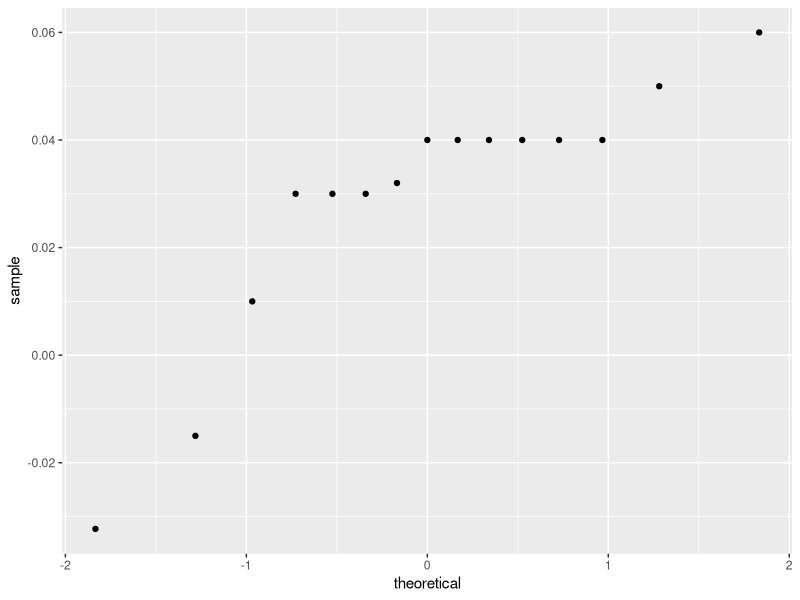

Write R code to recreate this figure. (Note: this script raises an error after producing the figure.)
#Above we made use of the CLT with a sample size of 15. Because we are estimating a second parameters sigma,
#further variability is introduced into our confidence interval which result in intervals that are too small.

#ES: cuando usamos la fórmula Z =     (X - miu)
#                                 --------------
#                                 sigma/ sqrt(N)
#y no sabemos sigma, podemos usar s (la desviación estándar de la muestra), pero esto añade variabilidad
#a nuestro modelo cuando la muestra es muy pequeña y hace que los intervalos de confianza sean muy cortos 
#(porque usamos la distribución normal)

#En vez de eso podemos utilizar la distribución t que tiene intervalos de confianza más largos (colas más gordas)
#y que toman en cuenta la variabilidad que surge por utilzar sigma en muestras pequeñas. Esta es:

#ES: cuando usamos la fórmula Z =     (X - miu)
#                                 --------------
#                                    s/ sqrt(N)
#La teoría nos dice que Z tiene una distribución t con N-1 grados de libertad y las colas son más gordas.

qt(0.975, 14) #aquí podemos ver que Z es 2.1444 para tener un intervalo de confianza de 95%, con 14 grados de libertad
#es decir (N-1= 15-1). Esto es mucho mayor a:
qnorm(0.975) #que es 1.96 y se puede utilizar cuando sabemos que la muestra es grande

library(dplyr)
library(dslabs)
data(polls_us_election_2016)

library(tidyverse)

polls <- polls_us_election_2016 %>%
  filter(state == "U.S." & enddate >= "2016-10-31" &
           (grade %in% c("A+","A","A-","B+") | is.na(grade))) %>%
  mutate(spread = rawpoll_clinton/100 - rawpoll_trump/100)

one_poll_per_pollster <- polls %>% group_by(pollster) %>%
  filter(enddate == max(enddate)) %>%
  ungroup()

one_poll_per_pollster

one_poll_per_pollster %>%
  ggplot(aes(sample=spread)) + stat_qq() #produce quantile-quantile plots

#---------------------------confidence interval using t distribution----------------------------
z <- qt(x=0.975, df=nrow(one_poll_per_pollster)-1) #we caluculate the degrees of freedom counting the rows and substracting one
one_poll_per_pollster %>%
  summarize(avg = mean(spread), moe = z*sd(spread)/sqrt(length(spread))) %>% #z*sd(spread)/sqrt(length(spread)) this is the z value multiplied by the standard error
  mutate(start = avg - moe, end = avg + moe)
